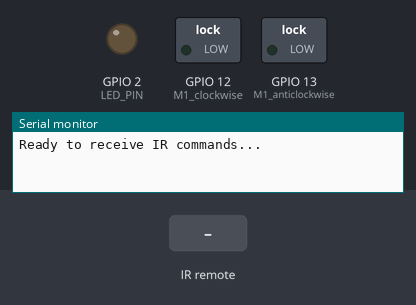
This sketch was run on a simulated ESP8266 (NodeMCU). Parts: switched loads named in the sketch (green lamp = pin HIGH), output pins drawn as LEDs (lit = HIGH), the last lines printed to the serial monitor. The test bench sets the inputs (shaded band).

Above: at 1.2 s.
1.3 s: infrared code 0xE318261B received
At 1.8 s:
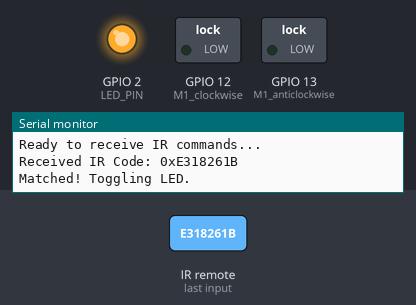
3.8 s: infrared code 0x3D9AE3F7 received
At 5.0 s:
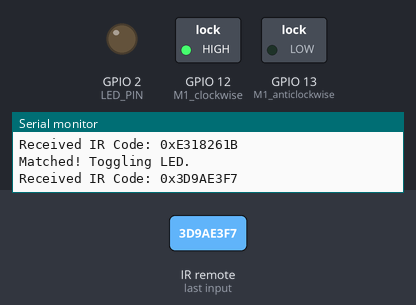
5.3 s: infrared code 0xFFA25D received
At 6.1 s:
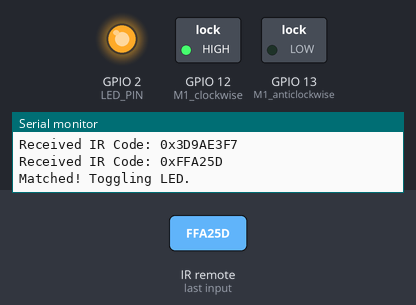
Timing chart, 0 to 8.3 s (numbered marks = the images above; inputs shaded):
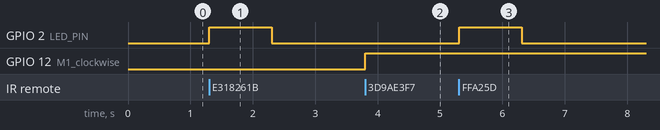

Measured:
- after the input at 1.3 s, GPIO 2 (LED_PIN): LOW → HIGH at once, → LOW 1.0 s later
- after the input at 3.8 s, GPIO 12 (M1_clockwise): LOW → HIGH at once
- after the input at 5.3 s, GPIO 2 (LED_PIN): LOW → HIGH at once, → LOW 1.0 s later

The sketch:

Remote_motorcontrol.ino
```cpp
/*

This code is written by Rahul Sharma for Yolabs
This code will  help you to use up down and stop button to control your lift via dc motor and motor driver.
Hardware:
ESP32 Development Board -dev kit v1
IR Receiver Module & remote control - provided as a set
Motor Driver Module: e.g., L298N or L293D
DC Motor
Wiring: Jumper Wire

IR Reciver to ESP32 Connection

VCC or + -> 3.3V of ESP32
GND or - -> GND of ESP32
OUT or S -> Any GPIO (for this code it is  D15)


Motor Driver to ESP32 Connection

Ground  --> GND of ESP32
Input 1  --> D12
Input 2  --> D13

if you want the effect to be opposite please swap D12 and D13 pins

*/


#include <IRremoteESP8266.h>  // if not installed please install this library it works for ESP32 also
#include <IRrecv.h>
#include <IRutils.h>

#define IR_RECEIVE_PIN 15
#define LED_PIN 2
#define M1_clockwise 12
#define M1_anticlockwise 13


// Sample IR codes . Please replace with the one you captured. To know your code use serial monitor.

#define BUTTON1_PRESS_CODE1 0xE318261B
#define BUTTON1_PRESS_CODE2 0xFFA25D

// Buttons for up/down and stop lift
#define BUTTON_PRESS_UP 0x3D9AE3F7
#define BUTTON_PRESS_STOP1 0x488F3CBB
#define BUTTON_PRESS_STOP2 0xFF38C7
#define BUTTON_PRESS_DOWN1 0x1BC0157B
#define BUTTON_PRESS_DOWN2 0xFF4AB5


IRrecv irrecv(IR_RECEIVE_PIN);
decode_results results;

void setup() {
    Serial.begin(115200);
    pinMode(LED_PIN, OUTPUT);
    pinMode(M1_clockwise, OUTPUT);
    pinMode(M1_anticlockwise, OUTPUT);

    irrecv.enableIRIn();
    Serial.println("Ready to receive IR commands...");
}

void loop() {
    if (irrecv.decode(&results)) {
        Serial.print("Received IR Code: 0x");
        Serial.println(results.value, HEX); // This will print the received IR code in HEX format

        if (results.value == BUTTON1_PRESS_CODE1 || results.value == BUTTON1_PRESS_CODE2) {
            Serial.println("Matched! Toggling LED.");
            digitalWrite(LED_PIN, HIGH);
            delay(1000);
            digitalWrite(LED_PIN, LOW);
        }

        else if (results.value == BUTTON_PRESS_UP) {

          liftup();
        }

        else if (results.value == BUTTON_PRESS_STOP1 || results.value == BUTTON_PRESS_STOP2) {

          liftstop();
        }

        else if (results.value == BUTTON_PRESS_DOWN1 || results.value == BUTTON_PRESS_DOWN2) {

          liftstop();
        }

        else {
            Serial.println("Received code did not match expected code.");
        }
        irrecv.resume();
    }
    delay(100); // Small delay to avoid flooding the Serial monitor
}

//Create your own functions or modify them as per your project requirements

void liftup(){
   digitalWrite(M1_clockwise, HIGH);
   digitalWrite(M1_anticlockwise,LOW);

}

void liftstop(){
    digitalWrite(M1_clockwise, LOW);
    digitalWrite(M1_anticlockwise,LOW);
}

void liftdown(){
   digitalWrite(M1_clockwise, LOW);
   digitalWrite(M1_anticlockwise,HIGH);
}
```
